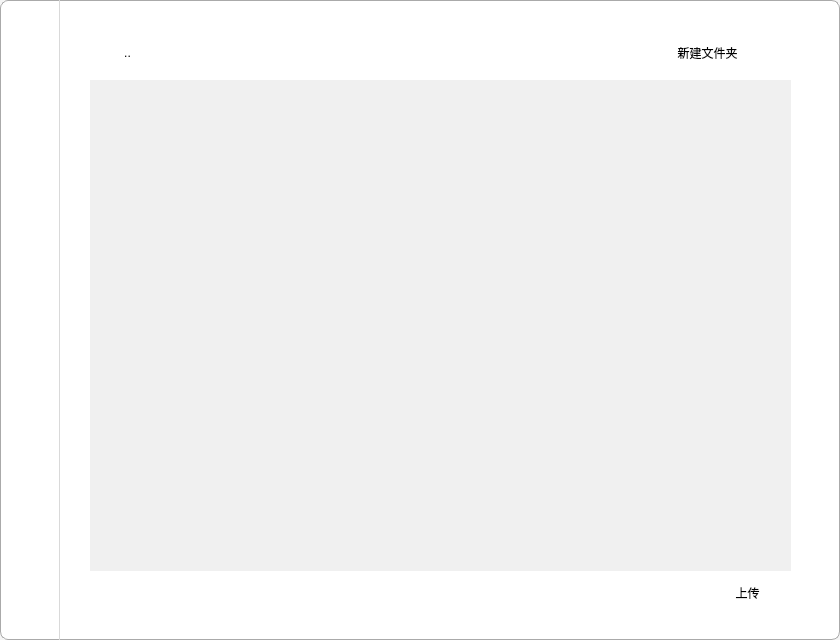
<?xml version="1.0" encoding="UTF-8"?>
<ui version="4.0">
 <class>MainWindow</class>
 <widget class="QMainWindow" name="MainWindow">
  <property name="geometry">
   <rect>
    <x>0</x>
    <y>0</y>
    <width>840</width>
    <height>640</height>
   </rect>
  </property>
  <property name="sizePolicy">
   <sizepolicy hsizetype="Preferred" vsizetype="Preferred">
    <horstretch>0</horstretch>
    <verstretch>0</verstretch>
   </sizepolicy>
  </property>
  <property name="minimumSize">
   <size>
    <width>840</width>
    <height>640</height>
   </size>
  </property>
  <property name="font">
   <font>
    <pointsize>20</pointsize>
   </font>
  </property>
  <property name="cursor">
   <cursorShape>ArrowCursor</cursorShape>
  </property>
  <property name="windowTitle">
   <string>MainWindow</string>
  </property>
  <property name="styleSheet">
   <string notr="true">QMainWindow{
  background:  rgb(245, 245, 245);
}

QWidget#centralwidget {
    background-color: white;
    border-radius: 8px;
    border: 1px solid rgb(170,170,170);
}</string>
  </property>
  <widget class="QWidget" name="centralwidget">
   <property name="minimumSize">
    <size>
     <width>0</width>
     <height>0</height>
    </size>
   </property>
   <property name="styleSheet">
    <string notr="true"/>
   </property>
   <layout class="QGridLayout" name="gridLayout">
    <property name="leftMargin">
     <number>0</number>
    </property>
    <property name="topMargin">
     <number>0</number>
    </property>
    <property name="rightMargin">
     <number>0</number>
    </property>
    <property name="bottomMargin">
     <number>0</number>
    </property>
    <property name="spacing">
     <number>0</number>
    </property>
    <item row="0" column="1">
     <widget class="QWidget" name="widget_2" native="true">
      <property name="minimumSize">
       <size>
        <width>0</width>
        <height>30</height>
       </size>
      </property>
      <property name="maximumSize">
       <size>
        <width>16777215</width>
        <height>30</height>
       </size>
      </property>
      <property name="styleSheet">
       <string notr="true">
QToolButton{
	background-color: rgba( 0, 0, 0,0);
	border: none;
   min-width: 30px;
    min-height: 30px;
    max-width: 30px;
    max-height: 30px;

}
QToolButton#closeButton{
	border-top-right-radius: 8px;
	
}
QToolButton#closeButton::hover{
	background-color: rgb(255, 0, 0);
	
}
QToolButton#fullscreenButton::hover{
	background-color: rgb(217, 217, 217);
}
QToolButton#minimizeButton::hover{
	background-color: rgb(217, 217, 217);
}
</string>
      </property>
      <layout class="QHBoxLayout" name="horizontalLayout">
       <property name="spacing">
        <number>0</number>
       </property>
       <property name="leftMargin">
        <number>0</number>
       </property>
       <property name="topMargin">
        <number>0</number>
       </property>
       <property name="rightMargin">
        <number>0</number>
       </property>
       <property name="bottomMargin">
        <number>0</number>
       </property>
       <item>
        <spacer name="horizontalSpacer_2">
         <property name="orientation">
          <enum>Qt::Orientation::Horizontal</enum>
         </property>
         <property name="sizeHint" stdset="0">
          <size>
           <width>40</width>
           <height>20</height>
          </size>
         </property>
        </spacer>
       </item>
       <item>
        <widget class="QToolButton" name="minimizeButton">
         <property name="text">
          <string/>
         </property>
         <property name="icon">
          <iconset resource="icons.qrc">
           <normaloff>:/img/minus.svg</normaloff>:/img/minus.svg</iconset>
         </property>
         <property name="iconSize">
          <size>
           <width>15</width>
           <height>15</height>
          </size>
         </property>
        </widget>
       </item>
       <item>
        <widget class="QToolButton" name="fullscreenButton">
         <property name="text">
          <string/>
         </property>
         <property name="icon">
          <iconset resource="icons.qrc">
           <normaloff>:/img/full-screen.svg</normaloff>
           <normalon>:/img/oExit-fullscreen.svg</normalon>:/img/full-screen.svg</iconset>
         </property>
         <property name="iconSize">
          <size>
           <width>15</width>
           <height>15</height>
          </size>
         </property>
        </widget>
       </item>
       <item>
        <widget class="QToolButton" name="closeButton">
         <property name="minimumSize">
          <size>
           <width>30</width>
           <height>30</height>
          </size>
         </property>
         <property name="text">
          <string/>
         </property>
         <property name="icon">
          <iconset resource="icons.qrc">
           <normaloff>:/img/close.svg</normaloff>:/img/close.svg</iconset>
         </property>
         <property name="iconSize">
          <size>
           <width>15</width>
           <height>15</height>
          </size>
         </property>
        </widget>
       </item>
      </layout>
     </widget>
    </item>
    <item row="0" column="0" rowspan="2">
     <widget class="QWidget" name="widget" native="true">
      <property name="minimumSize">
       <size>
        <width>60</width>
        <height>0</height>
       </size>
      </property>
      <property name="maximumSize">
       <size>
        <width>60</width>
        <height>16777215</height>
       </size>
      </property>
      <property name="font">
       <font>
        <pointsize>10</pointsize>
        <strikeout>false</strikeout>
       </font>
      </property>
      <property name="styleSheet">
       <string notr="true">QWidget{
    border-right: 1px solid rgb(217, 217, 217);
}

QToolButton{
    background-color: rgba(0, 0, 0, 0);
    border: none;
    min-width: 40px;
    min-height: 40px;
    max-width: 40px;
    max-height: 40px;
    border-radius: 8px; /* 添加圆角 */
}

QToolButton:hover{
    background-color: rgb(217, 217, 217);
    border-radius: 8px; /* 悬停时也保持圆角 */
}

QToolButton:pressed{
    background-color: rgb(180, 180, 180); /* 添加按下效果 */
    border-radius: 8px;
}
QToolButton:checked{
    border-radius: 8px;
    
}</string>
      </property>
      <layout class="QVBoxLayout" name="verticalLayout">
       <property name="spacing">
        <number>16</number>
       </property>
       <item>
        <widget class="QToolButton" name="user_toolButton">
         <property name="minimumSize">
          <size>
           <width>40</width>
           <height>40</height>
          </size>
         </property>
         <property name="maximumSize">
          <size>
           <width>40</width>
           <height>40</height>
          </size>
         </property>
         <property name="text">
          <string/>
         </property>
         <property name="icon">
          <iconset resource="icons.qrc">
           <normaloff>:/img/user.svg</normaloff>
           <normalon>:/img/user-in.svg</normalon>:/img/user.svg</iconset>
         </property>
         <property name="iconSize">
          <size>
           <width>25</width>
           <height>25</height>
          </size>
         </property>
        </widget>
       </item>
       <item>
        <widget class="QToolButton" name="file_toolButton">
         <property name="minimumSize">
          <size>
           <width>40</width>
           <height>40</height>
          </size>
         </property>
         <property name="maximumSize">
          <size>
           <width>40</width>
           <height>40</height>
          </size>
         </property>
         <property name="text">
          <string/>
         </property>
         <property name="icon">
          <iconset resource="icons.qrc">
           <normaloff>:/img/file.svg</normaloff>
           <normalon>:/img/file-in.svg</normalon>:/img/file.svg</iconset>
         </property>
         <property name="iconSize">
          <size>
           <width>25</width>
           <height>25</height>
          </size>
         </property>
        </widget>
       </item>
       <item>
        <spacer name="verticalSpacer">
         <property name="orientation">
          <enum>Qt::Orientation::Vertical</enum>
         </property>
         <property name="sizeType">
          <enum>QSizePolicy::Policy::Expanding</enum>
         </property>
         <property name="sizeHint" stdset="0">
          <size>
           <width>50</width>
           <height>30</height>
          </size>
         </property>
        </spacer>
       </item>
       <item>
        <widget class="QToolButton" name="setting_toolButton">
         <property name="minimumSize">
          <size>
           <width>40</width>
           <height>40</height>
          </size>
         </property>
         <property name="maximumSize">
          <size>
           <width>40</width>
           <height>40</height>
          </size>
         </property>
         <property name="text">
          <string/>
         </property>
         <property name="icon">
          <iconset resource="icons.qrc">
           <normaloff>:/img/setting.svg</normaloff>
           <normalon>:/img/setting-in.svg</normalon>:/img/setting.svg</iconset>
         </property>
         <property name="iconSize">
          <size>
           <width>25</width>
           <height>25</height>
          </size>
         </property>
        </widget>
       </item>
      </layout>
     </widget>
    </item>
    <item row="1" column="1">
     <widget class="QStackedWidget" name="stackedWidget">
      <property name="enabled">
       <bool>true</bool>
      </property>
      <property name="minimumSize">
       <size>
        <width>740</width>
        <height>540</height>
       </size>
      </property>
      <property name="styleSheet">
       <string notr="true">QWidget
{
 border-radius: 0px;
background-color: rgba( 0, 0, 0,0);
}

QWidget#stackedWidget
{
	background-color: rgba( 0, 0, 0,0);
    min-width: 740px;
    min-height: 540px;
    max-width: 65535px;
    max-height: 65535px;
}
</string>
      </property>
      <property name="currentIndex">
       <number>1</number>
      </property>
      <widget class="QWidget" name="userwindow">
       <property name="toolTipDuration">
        <number>0</number>
       </property>
       <property name="styleSheet">
        <string notr="true">QLineEdit
{
background-color:rgb(234, 234, 234)
}
QPushButton{
    background-color: rgba(0, 0, 0, 0);
    border: none;
    min-width: 75px;
    min-height: 25px;
    max-width: 75px;
    max-height: 25px;
    border-radius: 8px; /* 添加圆角 */
}

QPushButton:hover{
    background-color: rgb(217, 217, 217);
    border-radius: 8px; /* 悬停时也保持圆角 */
}

QPushButton:pressed{
    background-color: rgb(180, 180, 180); /* 添加按下效果 */
    border-radius: 8px;
}
QPushButton:checked{
    border-radius: 8px;
    
}</string>
       </property>
       <widget class="QWidget" name="layoutWidget">
        <property name="geometry">
         <rect>
          <x>140</x>
          <y>220</y>
          <width>291</width>
          <height>151</height>
         </rect>
        </property>
        <layout class="QFormLayout" name="formLayout_2">
         <item row="0" column="0">
          <widget class="QLabel" name="label_4">
           <property name="text">
            <string>username</string>
           </property>
          </widget>
         </item>
         <item row="0" column="1">
          <widget class="QLineEdit" name="nameEdit"/>
         </item>
         <item row="1" column="1">
          <widget class="QPushButton" name="pushButton_2">
           <property name="text">
            <string>修改密码</string>
           </property>
          </widget>
         </item>
        </layout>
       </widget>
      </widget>
      <widget class="QWidget" name="filewindow">
       <property name="toolTipDuration">
        <number>3</number>
       </property>
       <widget class="QPushButton" name="uploadButton">
        <property name="geometry">
         <rect>
          <x>650</x>
          <y>550</y>
          <width>75</width>
          <height>25</height>
         </rect>
        </property>
        <property name="styleSheet">
         <string notr="true">QPushButton{
    background-color: rgba(0, 0, 0, 0);
    border: none;
    min-width: 75px;
    min-height: 25px;
    max-width: 75px;
    max-height: 25px;
    border-radius: 8px; /* 添加圆角 */
}

QPushButton:hover{
    background-color: rgb(217, 217, 217);
    border-radius: 8px; /* 悬停时也保持圆角 */
}

QPushButton:pressed{
    background-color: rgb(180, 180, 180); /* 添加按下效果 */
    border-radius: 8px;
}
QPushButton:checked{
    border-radius: 8px;
    
}</string>
        </property>
        <property name="text">
         <string>上传</string>
        </property>
       </widget>
       <widget class="QListView" name="listView">
        <property name="geometry">
         <rect>
          <x>100</x>
          <y>100</y>
          <width>281</width>
          <height>211</height>
         </rect>
        </property>
       </widget>
       <widget class="QListWidget" name="listWidget">
        <property name="geometry">
         <rect>
          <x>30</x>
          <y>50</y>
          <width>701</width>
          <height>491</height>
         </rect>
        </property>
        <property name="styleSheet">
         <string notr="true">QListWidget#listWidget
{
background-color:rgb(240, 240, 240)
}</string>
        </property>
       </widget>
       <widget class="QPushButton" name="parentdirButton">
        <property name="geometry">
         <rect>
          <x>30</x>
          <y>10</y>
          <width>75</width>
          <height>25</height>
         </rect>
        </property>
        <property name="styleSheet">
         <string notr="true">QPushButton{
    background-color: rgba(0, 0, 0, 0);
    border: none;
    min-width: 75px;
    min-height: 25px;
    max-width: 75px;
    max-height: 25px;
    border-radius: 8px; /* 添加圆角 */
}

QPushButton:hover{
    background-color: rgb(217, 217, 217);
    border-radius: 8px; /* 悬停时也保持圆角 */
}

QPushButton:pressed{
    background-color: rgb(180, 180, 180); /* 添加按下效果 */
    border-radius: 8px;
}
QPushButton:checked{
    border-radius: 8px;
    
}</string>
        </property>
        <property name="text">
         <string>..</string>
        </property>
       </widget>
       <widget class="QPushButton" name="newdirButton">
        <property name="geometry">
         <rect>
          <x>610</x>
          <y>10</y>
          <width>75</width>
          <height>25</height>
         </rect>
        </property>
        <property name="styleSheet">
         <string notr="true">QPushButton{
    background-color: rgba(0, 0, 0, 0);
    border: none;
    min-width: 75px;
    min-height: 25px;
    max-width: 75px;
    max-height: 25px;
    border-radius: 8px; /* 添加圆角 */
}

QPushButton:hover{
    background-color: rgb(217, 217, 217);
    border-radius: 8px; /* 悬停时也保持圆角 */
}

QPushButton:pressed{
    background-color: rgb(180, 180, 180); /* 添加按下效果 */
    border-radius: 8px;
}
QPushButton:checked{
    border-radius: 8px;
    
}</string>
        </property>
        <property name="text">
         <string>新建文件夹</string>
        </property>
       </widget>
      </widget>
      <widget class="QWidget" name="settingwindow">
       <property name="toolTipDuration">
        <number>6</number>
       </property>
       <property name="styleSheet">
        <string notr="true">QLineEdit
{
background-color:rgb(234, 234, 234)
}QPushButton{
    background-color: rgba(0, 0, 0, 0);
    border: none;
    min-width: 75px;
    min-height: 25px;
    max-width: 200px;
    max-height: 25px;
    border-radius: 8px; /* 添加圆角 */
}

QPushButton:hover{
    background-color: rgb(217, 217, 217);
    border-radius: 8px; /* 悬停时也保持圆角 */
}

QPushButton:pressed{
    background-color: rgb(180, 180, 180); /* 添加按下效果 */
    border-radius: 8px;
}
QPushButton:checked{
    border-radius: 8px;
    
}</string>
       </property>
       <widget class="QWidget" name="layoutWidget">
        <property name="geometry">
         <rect>
          <x>110</x>
          <y>100</y>
          <width>561</width>
          <height>381</height>
         </rect>
        </property>
        <layout class="QFormLayout" name="formLayout">
         <item row="0" column="0">
          <widget class="QLabel" name="label">
           <property name="text">
            <string>ip</string>
           </property>
          </widget>
         </item>
         <item row="0" column="1">
          <widget class="QLineEdit" name="ip_LineEdit">
           <property name="enabled">
            <bool>false</bool>
           </property>
          </widget>
         </item>
         <item row="1" column="1">
          <widget class="QPushButton" name="set_ipButton">
           <property name="text">
            <string>设定服务器IP</string>
           </property>
          </widget>
         </item>
         <item row="2" column="0">
          <widget class="QLabel" name="label_3">
           <property name="text">
            <string>port</string>
           </property>
          </widget>
         </item>
         <item row="2" column="1">
          <widget class="QLineEdit" name="port_LineEdit">
           <property name="enabled">
            <bool>false</bool>
           </property>
          </widget>
         </item>
         <item row="3" column="1">
          <widget class="QPushButton" name="set_portButton">
           <property name="text">
            <string>设定服务器端口</string>
           </property>
          </widget>
         </item>
         <item row="4" column="0">
          <widget class="QLabel" name="label_2">
           <property name="text">
            <string>downloadpath</string>
           </property>
          </widget>
         </item>
         <item row="4" column="1">
          <widget class="QLineEdit" name="downloadPath_LineEdit">
           <property name="enabled">
            <bool>false</bool>
           </property>
          </widget>
         </item>
         <item row="5" column="1">
          <widget class="QPushButton" name="pushButton">
           <property name="text">
            <string>选择下载文件夹</string>
           </property>
          </widget>
         </item>
        </layout>
       </widget>
      </widget>
     </widget>
    </item>
   </layout>
  </widget>
  <action name="actioncontacts">
   <property name="icon">
    <iconset theme="QIcon::ThemeIcon::AddressBookNew"/>
   </property>
   <property name="text">
    <string>contacts</string>
   </property>
   <property name="menuRole">
    <enum>QAction::MenuRole::NoRole</enum>
   </property>
  </action>
 </widget>
 <resources>
  <include location="icons.qrc"/>
 </resources>
 <connections/>
</ui>
